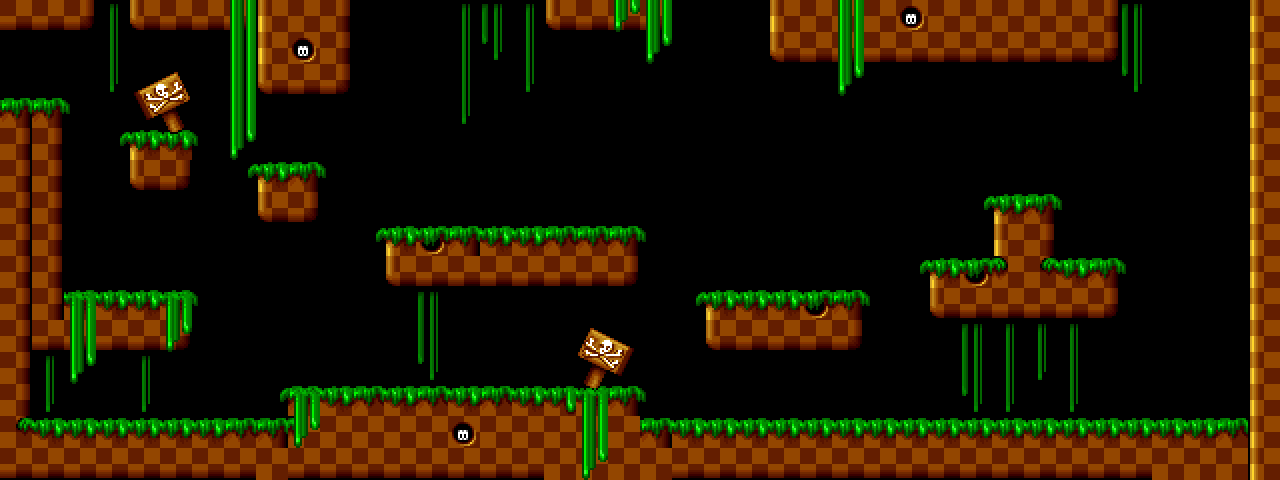

Rendered tile map (Tiled .tmx) drawn with the repository's tilesets; below, a short description and the map source with its tile grids summarised:
An orthogonal 40x15 tile map with 32x32 px tiles, 2 tile layers (background, foreground) and 30 objects (13x CoinEntity, 7x platform, EnemyEntity, mainPlayer).

<map version="1.9" tiledversion="1.9.1" orientation="orthogonal" renderorder="right-down" width="40" height="15" tilewidth="32" tileheight="32" infinite="0" nextlayerid="8" nextobjectid="31">
 <tileset firstgid="1" name="area01_level_tiles" tilewidth="32" tileheight="32" tilecount="140" columns="20">
  <image source="img/map/area01_level_tiles.png" width="640" height="241" />
 </tileset>
 <imagelayer id="1" name="parallax1" offsetx="-6.024" offsety="-4.016">
  <image source="../img/background.png" />
  <properties>
   <property name="ratio" value="0.25" />
  </properties>
 </imagelayer>
 <imagelayer id="2" name="parallax2">
  <image source="../img/clouds.png" />
  <properties>
   <property name="ratio" value="0.35" />
  </properties>
 </imagelayer>
 <layer id="3" name="background" width="40" height="15">
  <data>[600 cells, 288 non-empty, 41 distinct tile ids]</data>
 </layer>
 <objectgroup color="#ff0000" id="4" name="EnemyEntities">
  <object id="1" name="EnemyEntity" x="384" y="160" width="256" height="64">
   <properties>
    <property name="framewidth" value="32" />
    <property name="image" value="spinning_coin_gold" />
   </properties>
  </object>
 </objectgroup>
 <objectgroup color="#00ff00" id="5" name="Entities">
  <object id="2" name="mainPlayer" x="32" y="32" width="32" height="64">
   <properties>
    <property name="framewidth" value="64" />
    <property name="image" value="gripe_run_right" />
   </properties>
  </object>
  <object id="3" name="CoinEntity" x="416" y="192" width="32" height="32">
   <properties>
    <property name="framewidth" value="32" />
    <property name="image" value="spinning_coin_gold" />
   </properties>
  </object>
  <object id="4" name="CoinEntity" x="96" y="256" width="32" height="32">
   <properties>
    <property name="framewidth" value="32" />
    <property name="image" value="spinning_coin_gold" />
   </properties>
  </object>
  <object id="5" name="CoinEntity" x="288" y="128" width="32" height="32">
   <properties>
    <property name="framewidth" value="32" />
    <property name="image" value="spinning_coin_gold" />
   </properties>
  </object>
  <object id="6" name="CoinEntity" x="128" y="96" width="32" height="32">
   <properties>
    <property name="framewidth" value="32" />
    <property name="image" value="spinning_coin_gold" />
   </properties>
  </object>
  <object id="7" name="CoinEntity" x="992" y="160" width="32" height="32">
   <properties>
    <property name="framewidth" value="32" />
    <property name="image" value="spinning_coin_gold" />
   </properties>
  </object>
  <object id="8" name="CoinEntity" x="1024" y="160" width="32" height="32">
   <properties>
    <property name="framewidth" value="32" />
    <property name="image" value="spinning_coin_gold" />
   </properties>
  </object>
  <object id="9" name="CoinEntity" x="1088" y="384" width="32" height="32">
   <properties>
    <property name="framewidth" value="32" />
    <property name="image" value="spinning_coin_gold" />
   </properties>
  </object>
  <object id="10" name="CoinEntity" x="800" y="256" width="32" height="32">
   <properties>
    <property name="framewidth" value="32" />
    <property name="image" value="spinning_coin_gold" />
   </properties>
  </object>
  <object id="11" name="CoinEntity" x="736" y="256" width="32" height="32">
   <properties>
    <property name="framewidth" value="32" />
    <property name="image" value="spinning_coin_gold" />
   </properties>
  </object>
  <object id="12" name="CoinEntity" x="320" y="352" width="32" height="32">
   <properties>
    <property name="framewidth" value="32" />
    <property name="image" value="spinning_coin_gold" />
   </properties>
  </object>
  <object id="13" name="CoinEntity" x="384" y="352" width="32" height="32">
   <properties>
    <property name="framewidth" value="32" />
    <property name="image" value="spinning_coin_gold" />
   </properties>
  </object>
  <object id="14" name="CoinEntity" x="448" y="352" width="32" height="32">
   <properties>
    <property name="framewidth" value="32" />
    <property name="image" value="spinning_coin_gold" />
   </properties>
  </object>
  <object id="15" name="CoinEntity" x="512" y="352" width="32" height="32">
   <properties>
    <property name="framewidth" value="32" />
    <property name="image" value="spinning_coin_gold" />
   </properties>
  </object>
 </objectgroup>
 <layer id="6" name="foreground" width="40" height="15">
  <data>[600 cells, 21 non-empty, 3 distinct tile ids]</data>
 </layer>
 <objectgroup color="#ff0000" id="7" name="collision">
  <object id="16" x="0" y="96" width="64" height="256" />
  <object id="17" x="64" y="288" width="128" height="64" />
  <object id="18" x="0" y="352" width="32" height="128" />
  <object id="19" x="32" y="416" width="256" height="64" />
  <object id="20" x="288" y="384" width="352" height="96" />
  <object id="21" x="640" y="416" width="608" height="64" />
  <object id="22" x="1248" y="0" width="32" height="480" />
  <object id="23" class="platform" x="128" y="128">
   <polyline points="0,0 64,0" />
  </object>
  <object id="24" x="0" y="0">
   <polyline points="0,0 0,64 0,96" />
  </object>
  <object id="25" class="platform" x="256" y="160">
   <polyline points="0,0 64,0" />
  </object>
  <object id="26" class="platform" x="384" y="224">
   <polyline points="0,0 256,0" />
  </object>
  <object id="27" class="platform" x="704" y="288">
   <polyline points="0,0 160,0" />
  </object>
  <object id="28" class="platform" x="928" y="256">
   <polyline points="0,0 64,0" />
  </object>
  <object id="29" class="platform" x="992" y="192">
   <polyline points="0,0 64,0" />
  </object>
  <object id="30" class="platform" x="1056" y="256">
   <polyline points="0,0 64,0" />
  </object>
 </objectgroup>
</map>
